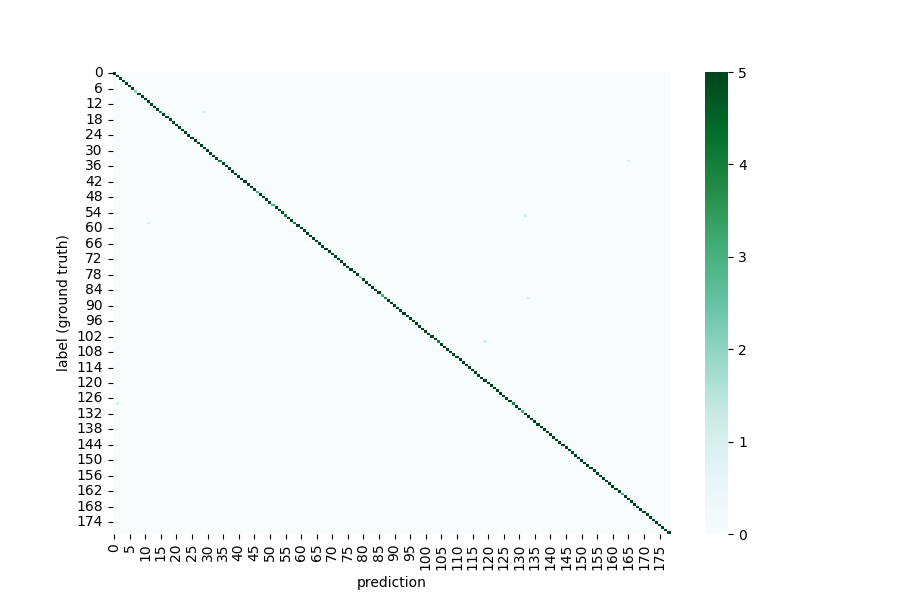
#> input picture confusion_matrix_pill/confusion_matrix_pill_0619.png, 900 x 600 px; its folder holds only this picture in this run
$ python -i brightness.py   (imports and definitions only)
#> lines starting #> are read from the running program, lines starting #| are printed output that depends on the picture
#> further down, picture is the input picture: shape (600, 900, 3); mean B, G, R 248.9, 249.2, 245.3
import cv2
import numpy as np
from PIL import Image
import random


def rotate_img(img_cv2):
    img = Image.fromarray(cv2.cvtColor(img_cv2, cv2.COLOR_BGR2RGB))
    # img = Image.open(image_path)

    angle = random.randint(1, 360)
    rotated_img = img.rotate(angle)
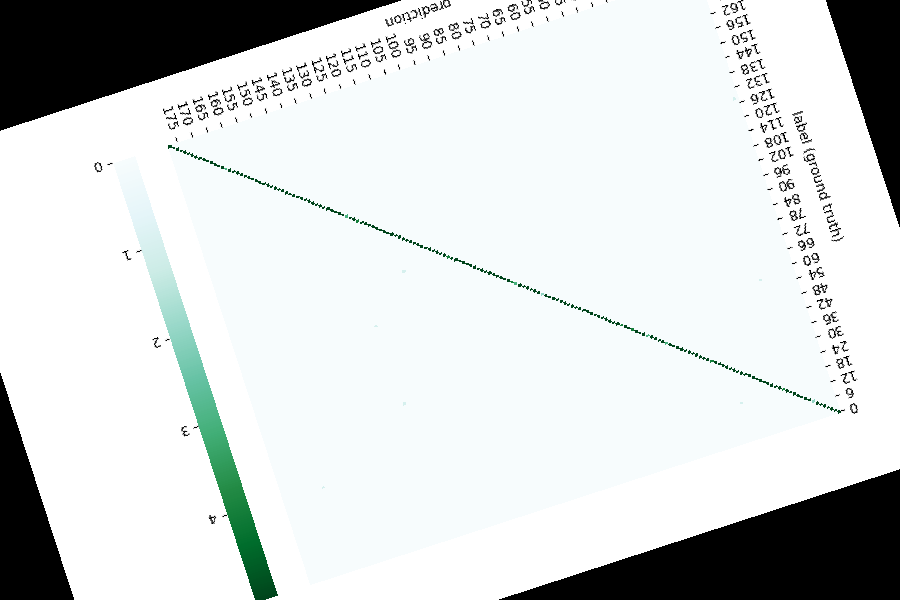
#> rotated_img: PIL image 900x600 RGB; mean R, G, B 212.7, 216.7, 216.4

    # rotated_img = rotated_img.save(dst_path)
    rotated_img = cv2.cvtColor(np.asarray(rotated_img), cv2.COLOR_RGB2BGR)
#> rotated_img: shape (600, 900, 3)
    return rotated_img


def modify_contrast_and_brightness(img):
    # 公式： Out_img = alpha*(In_img) + beta
    # alpha: alpha參數 (>0)，表示放大的倍数 (通常介於 0.0 ~ 3.0之間)，能夠反應對比度
    # a>1時，影象對比度被放大， 0<a<1時 影象對比度被縮小。
    # beta:  beta参数，用來調節亮度
    # 常數項 beta 用於調節亮度，b>0 時亮度增強，b<0 時亮度降低。

    array_alpha = np.array([0.8])  # contrast
    array_beta = np.array([1.3])  # brightness

    # add a beta value to every pixel
    img = cv2.add(img, array_beta)

    # multiply every pixel value by alpha
    img = cv2.multiply(img, array_alpha)

    # 所有值必須介於 0~255 之間，超過255 = 255，小於 0 = 0
    img = np.clip(img, 0, 255)
    return img


# [6 lines of commented-out code are left out]

import os
import glob as glob

# [1 line that did not run here, left out]
# pillId = ['10249']
# [12 lines not run here, left out]

>>> import cv2
>>> picture = cv2.imread('../confusion_matrix_pill/confusion_matrix_pill_0619.png')
>>> result = rotate_img(picture)
